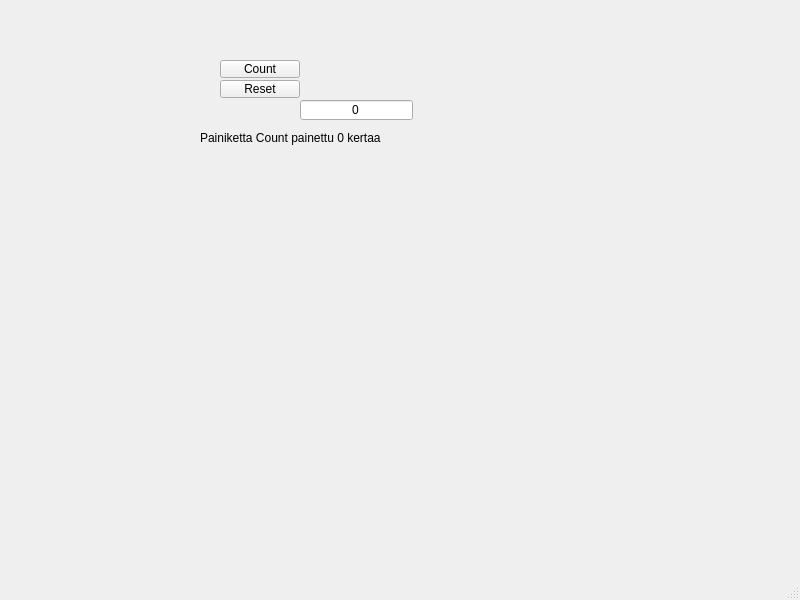
<?xml version="1.0" encoding="UTF-8"?>
<ui version="4.0">
 <class>MainWindow</class>
 <widget class="QMainWindow" name="MainWindow">
  <property name="geometry">
   <rect>
    <x>0</x>
    <y>0</y>
    <width>800</width>
    <height>600</height>
   </rect>
  </property>
  <property name="windowTitle">
   <string>MainWindow</string>
  </property>
  <widget class="QWidget" name="centralwidget">
   <widget class="QPushButton" name="btnReset">
    <property name="geometry">
     <rect>
      <x>220</x>
      <y>80</y>
      <width>80</width>
      <height>18</height>
     </rect>
    </property>
    <property name="text">
     <string>Reset</string>
    </property>
   </widget>
   <widget class="QPushButton" name="btnCount">
    <property name="geometry">
     <rect>
      <x>220</x>
      <y>60</y>
      <width>80</width>
      <height>18</height>
     </rect>
    </property>
    <property name="text">
     <string>Count</string>
    </property>
   </widget>
   <widget class="QLineEdit" name="txtResult">
    <property name="geometry">
     <rect>
      <x>300</x>
      <y>100</y>
      <width>113</width>
      <height>20</height>
     </rect>
    </property>
    <property name="text">
     <string>0</string>
    </property>
    <property name="alignment">
     <set>Qt::AlignmentFlag::AlignCenter</set>
    </property>
    <property name="readOnly">
     <bool>true</bool>
    </property>
   </widget>
   <widget class="QLabel" name="labelInfo">
    <property name="geometry">
     <rect>
      <x>200</x>
      <y>130</y>
      <width>191</width>
      <height>16</height>
     </rect>
    </property>
    <property name="text">
     <string>Painiketta Count painettu 0 kertaa</string>
    </property>
   </widget>
  </widget>
  <widget class="QMenuBar" name="menubar">
   <property name="geometry">
    <rect>
     <x>0</x>
     <y>0</y>
     <width>800</width>
     <height>17</height>
    </rect>
   </property>
  </widget>
  <widget class="QStatusBar" name="statusbar"/>
 </widget>
 <resources/>
 <connections/>
</ui>
